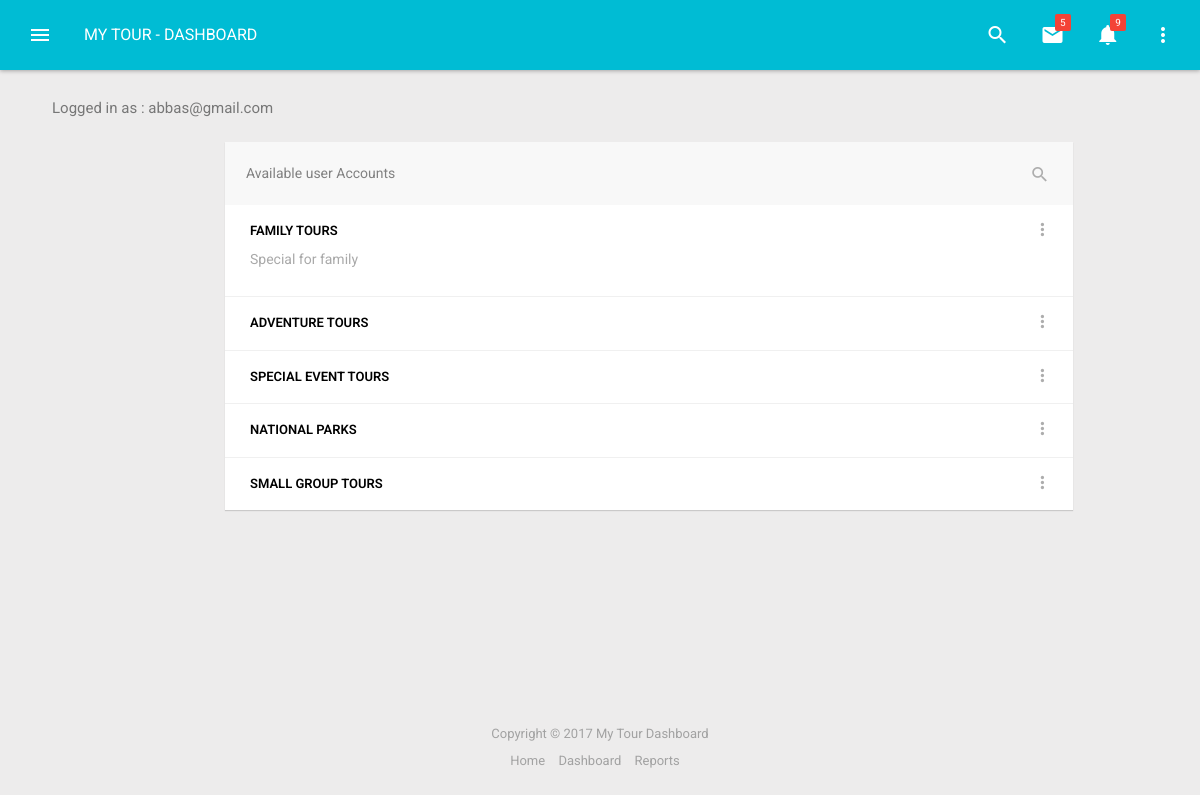
Page /private/view-categories.php (signed in) on the committed database.
### tables this page shows
CREATE TABLE `users` (
  `id` int(11) NOT NULL,
  `firstname` varchar(100) NOT NULL,
  `lastname` varchar(100) NOT NULL,
  `email` varchar(100) NOT NULL,
  `password` varchar(100) NOT NULL,
  `type` varchar(30) NOT NULL DEFAULT 'Administrator',
  `created` int(11) NOT NULL
);

CREATE TABLE `category` (
  `id` int(100) NOT NULL,
  `name` varchar(2000) NOT NULL,
  `description` text NOT NULL,
  `created` int(11) NOT NULL
);

### private/core/functions.php (called while the page is built, shortened)
<?php
	$link = openConnection();
	function openConnection(){
		$link = mysqli_connect(DB_SERVER, DB_USER, DB_PASS, DB_NAME);
		return $link;
	}
	function findAll($table){
		global $link;
		$data = array();
		$query = "SELECT * FROM {$table}  LIMIT 30";
		$result = mysqli_query($link, $query);
		if (mysqli_num_rows($result) > 0) {
			while($row = mysqli_fetch_assoc($result)){
				$data[] = $row;
			}
		} else {
			$data[] = array('message'=>'Sorry, there are no records in the {$table} table');
		}
		return $data;
	}
	function findById($table, $id){
		global $link;
		$data = array();
		$query = "SELECT * FROM {$table} WHERE id = $id";
		$result = mysqli_query($link, $query);
		if (mysqli_num_rows($result) > 0) {
			while($row = mysqli_fetch_assoc($result)){
				$data = $row;
			}
		} else {
			$data[] = array('message'=>'Sorry, there are no records in the {$table} table');
		}
		return $data;
	}
?>

### private/view-categories.php (the view, shortened to what this page needs)
<?php require_once 'core/functions.php'; ?>
<?php
    if (isset($_SESSION['uid'])) {
        $uid = $_SESSION['uid'];
        $user = findById('users',$uid);
        $loggedName = $user['email'];
        $categories = findAll('category');
    } else {
        header('Location:../');
    }
?>
<!DOCTYPE html>
<head>
        <link href="vendors/bower_components/fullcalendar/dist/fullcalendar.min.css" rel="stylesheet">
        <link href="vendors/bower_components/animate.css/animate.min.css" rel="stylesheet">
        <link href="vendors/bower_components/bootstrap-sweetalert/lib/sweet-alert.css" rel="stylesheet">
        <link href="vendors/bower_components/material-design-iconic-font/dist/css/material-design-iconic-font.min.css" rel="stylesheet">
        <link href="vendors/bower_components/malihu-custom-scrollbar-plugin/jquery.mCustomScrollbar.min.css" rel="stylesheet">
        <link href="css/app.min.1.css" rel="stylesheet">
        <link href="css/app.min.2.css" rel="stylesheet">
        <link href="css/style.css" rel="stylesheet">
    </head>
    <body>
        <?php include('views/top.header.php'); ?>
        <section id="main" data-layout="layout-1">
            <section id="content">
                <div class="container">
                    <div class="block-header">
                        <h2>Logged in as : <?php echo $loggedName; ?></h2>
                    </div>
                    <div class="row">
                        <div class="col-sm-9 col-md-offset-2">
                        <div class="card">
                            <div class="listview lv-bordered lv-lg">
                                <div class="lv-header-alt clearfix">
                                    <h2 class="lvh-label hidden-xs">Available user Accounts</h2>
                                    <ul class="lv-actions actions">
                                        <li>
                                            <a href="#" class="lvh-search-trigger">
                                                <i class="zmdi zmdi-search"></i>
                                            </a>
                                        </li>
                                    </ul>
                                    </div>
                                    <div class="lv-body">
                                        <?php  foreach($categories as $key => $value): ?>
                                            <div class="lv-item media">
                                                <div class="media-body">
                                                    <div class="lv-title">
                                                        <?php echo $value['name']; ?>
                                                    </div>
                                                    <small class="lv-small"><?php echo $value['description'] ?></small>
                                                    <div class="lv-actions actions dropdown">
                                                        <a href="#" data-toggle="dropdown" aria-expanded="true">
                                                            <i class="zmdi zmdi-more-vert"></i>
                                                        </a>
                                                    </div>
                                                </div>
                                            </div>
                                        <?php endforeach; ?>
                                    </div>
                                </div>
                            </div>
                        </div>
                    </div>
                </div>
            </section>
        </section>
        <footer id="footer">
            Copyright &copy; <?php echo date('Y') ?> My Tour Dashboard
            <ul class="f-menu">
                <li><a href="#">Home</a></li>
                <li><a href="#">Dashboard</a></li>
                <li><a href="#">Reports</a></li>
            </ul>
        </footer>
    </body>
</html>

### private/css/app.min.2.css (style rules this page uses)
.block-header { margin-bottom: 25px; position: relative; }
@media screen and (min-width: 768px) { .block-header { padding: 0 22px; } }
.block-header > h2 { font-size: 15px; color: #777; margin: 0; font-weight: 400; }
.actions { list-style: none; padding: 0; z-index: 3; margin: 0; }
.actions > li { display: inline-block; vertical-align: baseline; }
.actions > li > a, .actions > a { width: 30px; height: 30px; display: inline-block; text-align: center; padding-top: 5px; }
.actions > li > a > i, .actions > a > i { color: #adadad; font-size: 20px; }
@media (min-width: 768px) { .actions > li > a, .actions > a { position: relative; } }
@media (min-width: 768px) { .actions > li > a:before, .actions > a:before { left: 0; top: 0; content: ""; position: absolute; width: 100%; height: 100%; -webkit-transform: scale3d(0, 0, 0); -moz-transform: scale3d(0, 0, 0); -ms-transform: scale3d(0, 0, 0); -o-transform: scale3d(0, 0, 0); transform: scale3d(0, 0, 0); -webkit-transition: all; -o-transition: all; transition: all; -webkit-transition-duration: 250ms; transition-duration: 250ms; -webkit-backface-visibility: hidden; -moz-backface-visibility: hidden; backface-visibility: hidden; background-color: rgba(0, 0, 0, 0.1); z-index: 0; border-radius: 50%; opacity: 0; filter: alpha(opacity=0); } }
#footer { position: absolute; bottom: 0; text-align: center; width: 100%; height: 110px; color: #a2a2a2; padding-top: 35px; padding-bottom: 15px; }
#footer .f-menu { display: block; width: 100%; padding-left: 0; list-style: none; margin-left: -5px; margin-top: 8px; }
#footer .f-menu > li { display: inline-block; padding-left: 5px; padding-right: 5px; }
#footer .f-menu > li > a { color: #a2a2a2; }

### private/css/style.css (style rules this page uses)
body { font-family: 'Roboto', sans-serif; }
.listview .lv-item .lv-small { font-size: 14px; line-height: 39px !important; color: #A9A9A9; overflow: hidden; text-overflow: ellipsis; white-space: nowrap; display: block; width: 100%; }
.listview .lv-title { font-weight: 600; text-transform: uppercase; overflow: hidden; text-overflow: ellipsis; white-space: nowrap; display: block; }

### rows in the picture
users: email "abbas@gmail.com"
category: name "FAMILY TOURS", description "Special for family"
category: name "ADVENTURE TOURS"
category: name "SPECIAL EVENT TOURS"
category: name "NATIONAL PARKS"
category: name "SMALL GROUP TOURS"

### other values in the picture
countAll('contactus') "5"
countAll('enquiry') "9"
